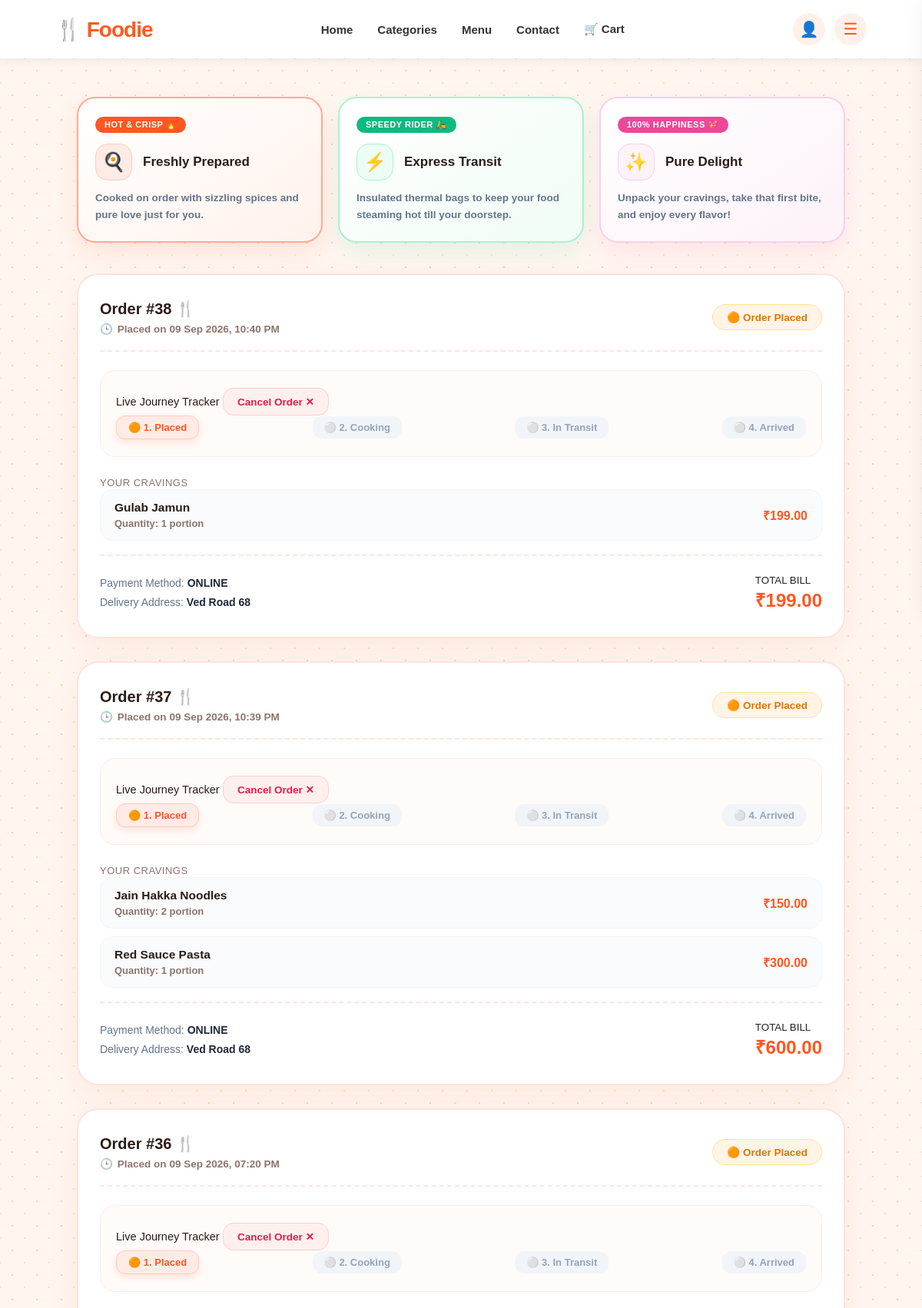
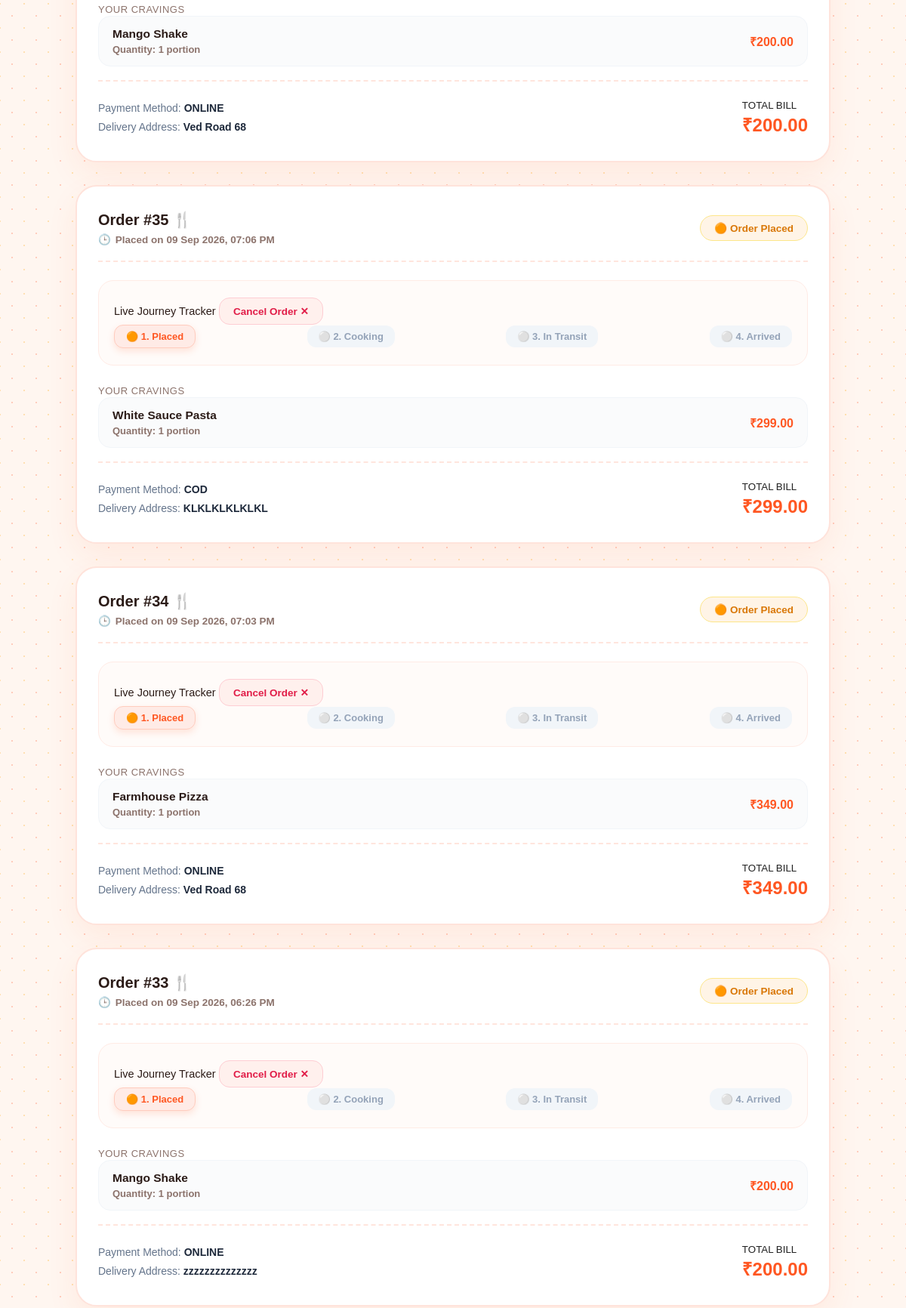
/my-orders/ (signed in, upper part), run on the app's committed database (2 pictures, top to bottom).
### home/models.py (models this page shows, shortened)
class Order(models.Model):
    PAYMENT_CHOICES = [
    ('COD', 'Cash on Delivery'),
    ('ONLINE', 'Online Payment'),
]
    STATUS_CHOICES = [
        ("Order Placed", "Order Placed"),
        ("Preparing", "Preparing"),
        ("Out for Delivery", "Out for Delivery"),
        ("Delivered", "Delivered"),
        ("Cancelled", "Cancelled"),
    ]
    user = models.ForeignKey(
        User,
        on_delete=models.SET_NULL,
        null=True,
        blank=True
    )
    customer_name = models.CharField(
        max_length=100
    )
    phone = models.CharField(
        max_length=15
    )
    address = models.TextField()
    payment_method = models.CharField(
        max_length=10,
        choices=PAYMENT_CHOICES
    )
    total_amount = models.DecimalField(
        max_digits=10,
        decimal_places=2
    )
    order_date = models.DateTimeField(
        auto_now_add=True
    )
    status = models.CharField(
        max_length=30,
        choices=STATUS_CHOICES,
        default="Order Placed"
    )

class OrderItem(models.Model):
    order = models.ForeignKey(
        Order,
        on_delete=models.CASCADE,
        related_name="items"
    )
    food = models.ForeignKey(
        Food,
        on_delete=models.CASCADE
    )
    quantity = models.PositiveIntegerField()
    price = models.DecimalField(
        max_digits=10,
        decimal_places=2
    )

class Food(models.Model):
    CATEGORY_CHOICES = [
        ("Pizza", "Pizza"),
        ("Burger", "Burger"),
        ("Indian", "Indian Food"),
        ("Chinese", "Chinese Food"),
        ("Pasta", "Pasta"),
        ("Dessert", "Dessert"),
        ("Drinks", "Drinks"),
        ("Jain", "Jain Food"),
    ]
    name = models.CharField(max_length=200)
    category = models.CharField(
        max_length=255,
        choices=CATEGORY_CHOICES
    )
    price = models.DecimalField(
        max_digits=10,
        decimal_places=2
    )
    description = models.TextField(
        blank=True
    )
    image = models.ImageField(
        upload_to="food_images/",
        max_length=500,
        blank=True,
        null=True
    )
    available = models.BooleanField(
        default=True
    )

### home/views.py (the view)
@login_required(login_url="login")
def my_orders(request):
    orders = Order.objects.filter(
        user=request.user
    ).prefetch_related(
        "items__food"
    ).order_by(
        "-order_date"
    )
    return render(
        request,
        "my_orders.html",
        {
            "orders": orders
        }
    )

### home/templates/my_orders.html (shortened to what this page needs)
{% extends 'base.html' %}
{% load static %}
{% block content %}
<div class="orders-page-bg">
    <div class="orders-inner-wrap">
        <div class="top-cards-grid">
            <div class="color-card card-orange-sunset">
                <div>
                    <span class="card-top-tag badge-orange-tag">HOT & CRISP 🔥</span>
                    <div class="card-header-flex">
                        <div class="card-icon-round icon-box-orange">🍳</div>
                        <div class="card-title-bold">Freshly Prepared</div>
                    </div>
                    <p class="card-body-txt">Cooked on order with sizzling spices and pure love just for you.</p>
                </div>
            </div>
            <div class="color-card card-mint-fresh">
                <div>
                    <span class="card-top-tag badge-mint-tag">SPEEDY RIDER 🛵</span>
                    <div class="card-header-flex">
                        <div class="card-icon-round icon-box-mint">⚡</div>
                        <div class="card-title-bold">Express Transit</div>
                    </div>
                    <p class="card-body-txt">Insulated thermal bags to keep your food steaming hot till your doorstep.</p>
                </div>
            </div>
            <div class="color-card card-berry-sweet">
                <div>
                    <span class="card-top-tag badge-berry-tag">100% HAPPINESS 💖</span>
                    <div class="card-header-flex">
                        <div class="card-icon-round icon-box-berry">✨</div>
                        <div class="card-title-bold">Pure Delight</div>
                    </div>
                    <p class="card-body-txt">Unpack your cravings, take that first bite, and enjoy every flavor!</p>
                </div>
            </div>
        </div>
        {% if orders %}
            {% for order in orders %}
            <div class="fancy-order-card">
                <div class="order-card-header">
                    <div>
                        <div class="order-title-txt">Order #{{ order.id }} 🍴</div>
                        <div class="order-date-sub">
                            <span>🕒</span> Placed on {{ order.order_date|date:"d M Y, h:i A" }}
                        </div>
                    </div>
                    <div>
                        {% if order.status == "Order Placed" %}
                            <span class="status-badge placed">🟠 Order Placed</span>
                        {% elif order.status == "Preparing" %}
                            <span class="status-badge prep">🍳 Sizzling in Kitchen</span>
                        {% elif order.status == "Out for Delivery" %}
                            <span class="status-badge delivery">🛵 Out For Delivery</span>
                        {% elif order.status == "Delivered" %}
                            <span class="status-badge delivered">✓ Delivered</span>
                        {% elif order.status == "Cancelled" %}
                            <span class="status-badge cancelled">✕ Cancelled</span>
                        {% else %}
                            <span class="status-badge placed">{{ order.status }}</span>
                        {% endif %}
                    </div>
                </div>
                <div class="timeline-tracker-box">
                    <div class="d-flex justify-content-between align-items-center mb-3">
                        <span class="fw-bold" style="color: #2b1b17; font-size: 14.5px;">Live Journey Tracker</span>
                        {% if order.status == "Order Placed" %}
                        <form method="POST" action="{% url 'cancel_order' order.id %}" style="display:inline;">
                            <button
                                type="submit"
                                class="cute-cancel-btn"
                                onclick="return confirm('Are you sure you want to cancel this order?');"
                            >
                                Cancel Order ✕
                            </button>
                        </form>
                        {% endif %}
                    </div>
                    <div class="timeline-steps">
                        {% if order.status == "Order Placed" %}
                            <span class="step-pill active">🟠 1. Placed</span>
                            <span class="step-pill">⚪ 2. Cooking</span>
                            <span class="step-pill">⚪ 3. In Transit</span>
                            <span class="step-pill">⚪ 4. Arrived</span>
                        {% elif order.status == "Preparing" %}
                            <span class="step-pill done">✓ 1. Placed</span>
                            <span class="step-pill active">🍳 2. Cooking</span>
                            <span class="step-pill">⚪ 3. In Transit</span>
                            <span class="step-pill">⚪ 4. Arrived</span>
                        {% elif order.status == "Out for Delivery" %}
                            <span class="step-pill done">✓ 1. Placed</span>
                            <span class="step-pill done">✓ 2. Cooking</span>
                            <span class="step-pill active">🛵 3. In Transit</span>
                            <span class="step-pill">⚪ 4. Arrived</span>
                        {% elif order.status == "Delivered" %}
                            <span class="step-pill done">✓ 1. Placed</span>
                            <span class="step-pill done">✓ 2. Cooking</span>
                            <span class="step-pill done">✓ 3. In Transit</span>
                            <span class="step-pill done">🎉 4. Enjoy Meal!</span>
                        {% elif order.status == "Cancelled" %}
                            <span class="step-pill" style="background:#fff0ed; color:#e11d48; width:100%; justify-content:center; padding:10px;">
                                ❌ This order was cancelled
                            </span>
                        {% endif %}
                    </div>
                </div>
                <div class="mb-3">
                    <span class="fw-bold d-block mb-2" style="color: #8c736c; font-size: 13px; letter-spacing: 0.5px;">YOUR CRAVINGS</span>
                    {% for item in order.items.all %}
                    <div class="order-dish-row">
                        <div>
                            <div class="dish-name-bold">{{ item.food.name }}</div>
                            <div class="dish-qty-txt">Quantity: {{ item.quantity }} portion</div>
                        </div>
                        <div class="dish-price-bold">
                            ₹{{ item.price }}
                        </div>
                    </div>
                    {% endfor %}
                </div>
                <div class="order-card-footer">
                    <div class="footer-meta-info">
                        <div>Payment Method: <strong>{{ order.payment_method }}</strong></div>
                        <div>Delivery Address: <strong>{{ order.address }}</strong></div>
                    </div>
                    <div>
                        <small class="text-muted fw-bold d-block text-end mb-1">TOTAL BILL</small>
                        <div class="total-grand-txt">₹{{ order.total_amount }}</div>
                    </div>
                </div>
            </div>
            {% endfor %}
        {% endif %}
    </div>
</div>
{% endblock %}

### data on the page
Order: id "38", order_date "09 Sep 2026, 10:40 PM", status "🟠 Order Placed", payment_method "ONLINE", address "Ved Road 68", total_amount "199.00"
OrderItem: food.name "Gulab Jamun", quantity "1", price "199.00"
Order: id "37", order_date "09 Sep 2026, 10:39 PM", status "🟠 Order Placed", payment_method "ONLINE", address "Ved Road 68", total_amount "600.00"
OrderItem: food.name "Jain Hakka Noodles", quantity "2", price "150.00"
OrderItem: food.name "Red Sauce Pasta", quantity "1", price "300.00"
Order: id "36", order_date "09 Sep 2026, 07:20 PM", status "🟠 Order Placed", payment_method "ONLINE", address "Ved Road 68", total_amount "200.00"
OrderItem: food.name "Mango Shake", quantity "1", price "200.00"
Order: id "35", order_date "09 Sep 2026, 07:06 PM", status "🟠 Order Placed", payment_method "COD", address "KLKLKLKLKLKL", total_amount "299.00"
OrderItem: food.name "White Sauce Pasta", quantity "1", price "299.00"
Order: id "34", order_date "09 Sep 2026, 07:03 PM", status "🟠 Order Placed", payment_method "ONLINE", address "Ved Road 68", total_amount "349.00"
OrderItem: food.name "Farmhouse Pizza", quantity "1", price "349.00"
Order: id "33", order_date "09 Sep 2026, 06:26 PM", status "🟠 Order Placed", payment_method "ONLINE", address "zzzzzzzzzzzzzz", total_amount "200.00"
OrderItem: food.name "Mango Shake", quantity "1", price "200.00"
